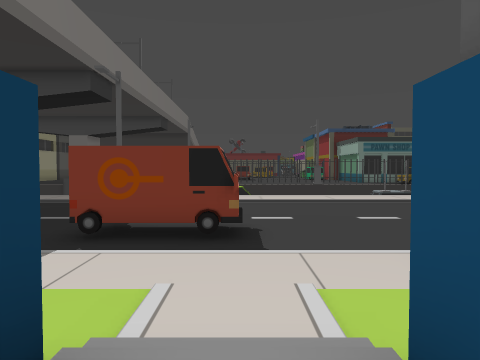
View 1 (above)

18 first-person views from a walk through a scene from a Unity 3-D project. The camera is 1.5 m above the floor, tilts 2° down and sees 70° across. The floor is counted in squares, 2 m on a side. Each view is taken from the middle of a square. On the plan, view 1 faces up. The plan holds only what a view shows up to about 11 squares ahead; the rest is blank. The place goes on beyond the plan.

View 2
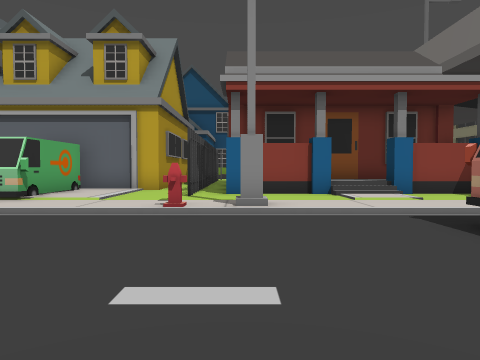

View 3
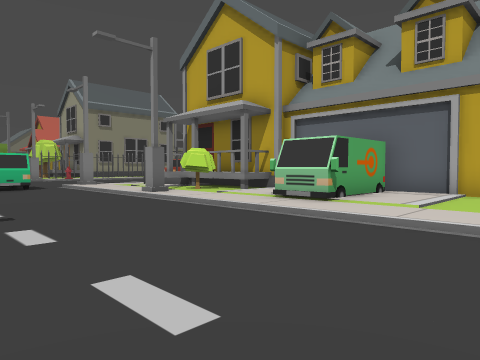

View 4
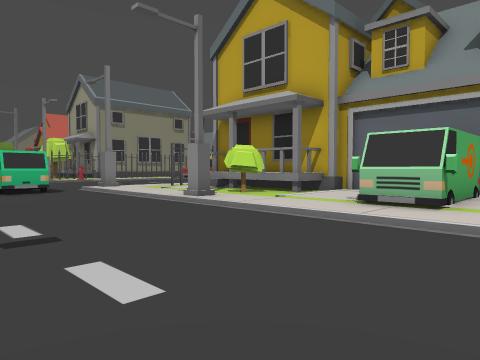

View 5
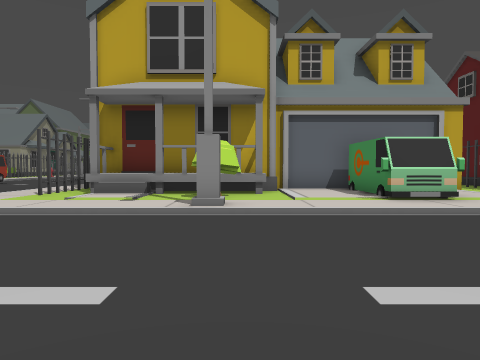

View 6
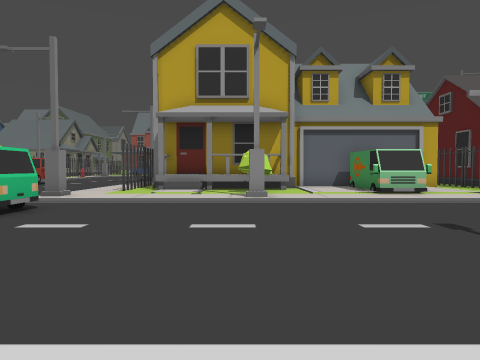

View 7
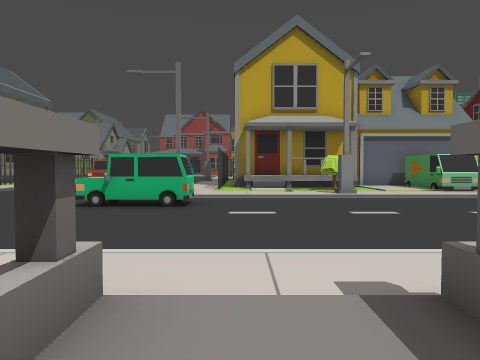

View 8
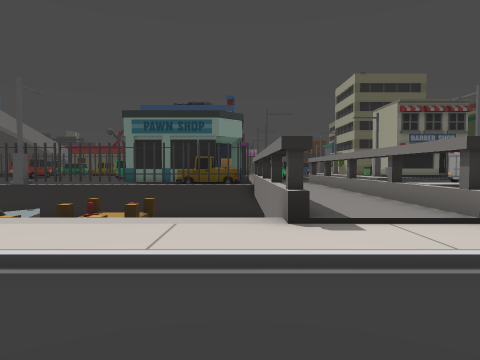

View 9
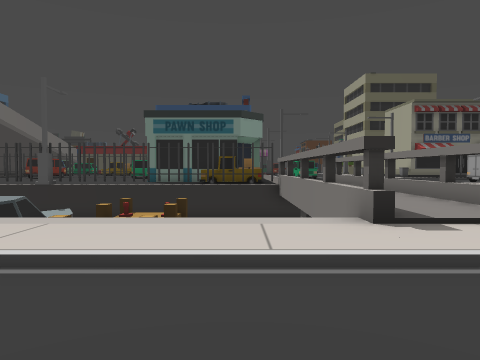

View 10
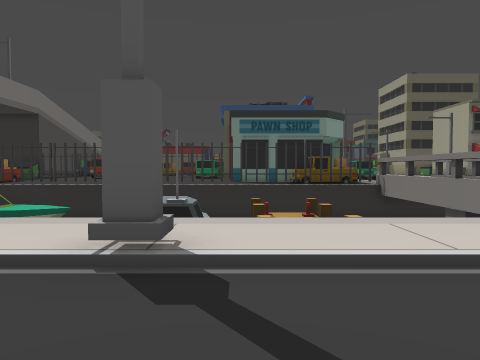

View 11
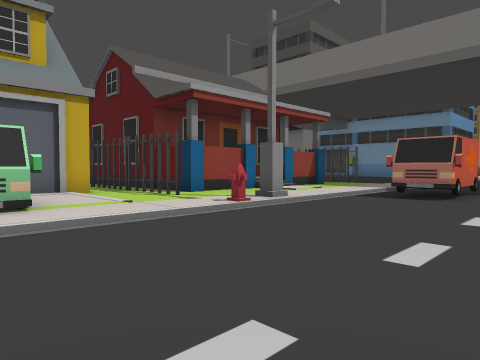

View 12
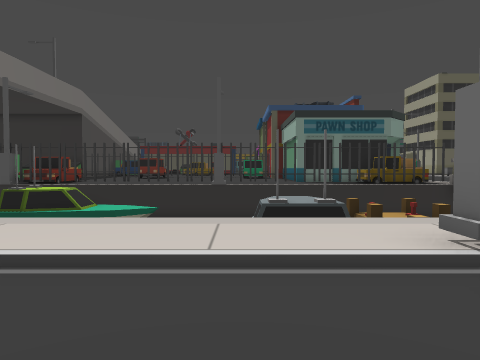

View 13
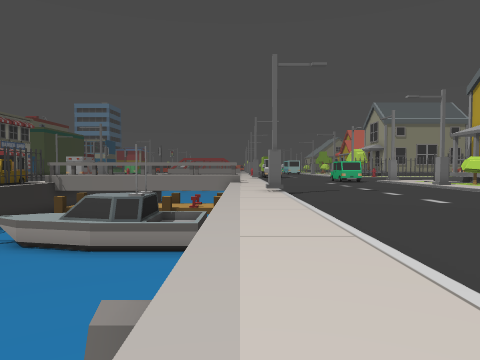

View 14
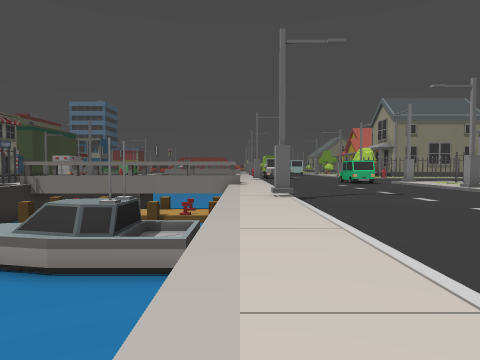

View 15
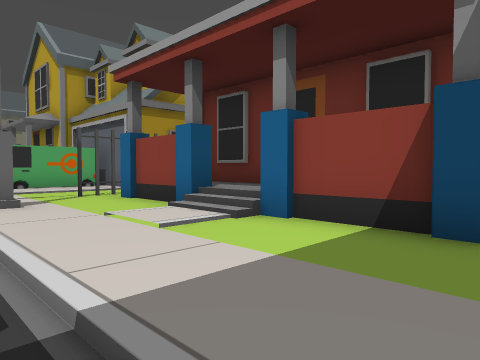

View 16
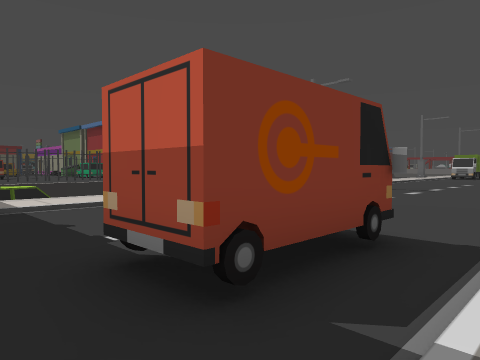

View 17
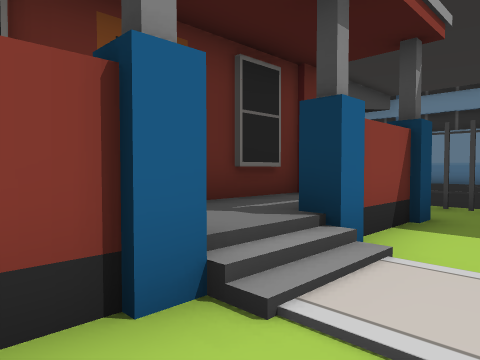

View 18
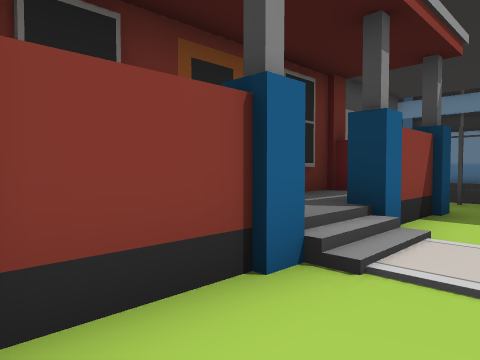

### Floor plan
Key: @ floor where view 1 was taken; # wall or solid block; . main floor; : floor 0.25 m higher than the main floor; + floor 0.75 m higher than the main floor; * floor 1.25 m higher than the main floor; / step, stairs or slope; v drop or lower ground; A van; H hydrant; T tree; C car; O other object.
Columns run from 5 left of view 1 to 17 right of it. Each row starts with its distance up from view 1.
 20             vvvvv   #:#
 19           vvv vvv   #:#
 18          vvv  vvv   #:#
 17        vvvvv        #:#
 16       vvvvvvOOvvv   #:#
 15       vvvvvv   v    #:#
 14               vv    #:#
 13   ..................#/#
 12   ...........#......./.
 11   .....................
 10   .....................
  9 .... ..................
  8 .... ..................
  7  ..AAA................C
  6  .AAAA................C
  5  ......................
  4  .......:H........#....
  3  ............AA...T....
  2 #.../:...#.::AA:.TT /.#
  1 #.###+####.::AA:.###*##
  0   #++@++##.############
 -1   ########.#
 -2          #

Where each view was taken, in squares from view 1:
view 1: 0 up, 0 right, facing up
view 2: 10 up, 3 right, facing down
view 3: 9 up, 4 right, facing down-right
view 4: 9 up, 6 right, facing down-right
view 5: 10 up, 12 right, facing down
view 6: 13 up, 13 right, facing down
view 7: 15 up, 16 right, facing down
view 8: 9 up, 14 right, facing up
view 9: 9 up, 13 right, facing up
view 10: 9 up, 9 right, facing up
view 11: 9 up, 9 right, facing down-left
view 12: 9 up, 6 right, facing up
view 13: 13 up, 3 left, facing right
view 14: 13 up, 1 left, facing right
view 15: 5 up, 4 left, facing down-right
view 16: 4 up, 4 left, facing up-right
view 17: 3 up, 2 right, facing down-left
view 18: 3 up, 3 right, facing down-left
